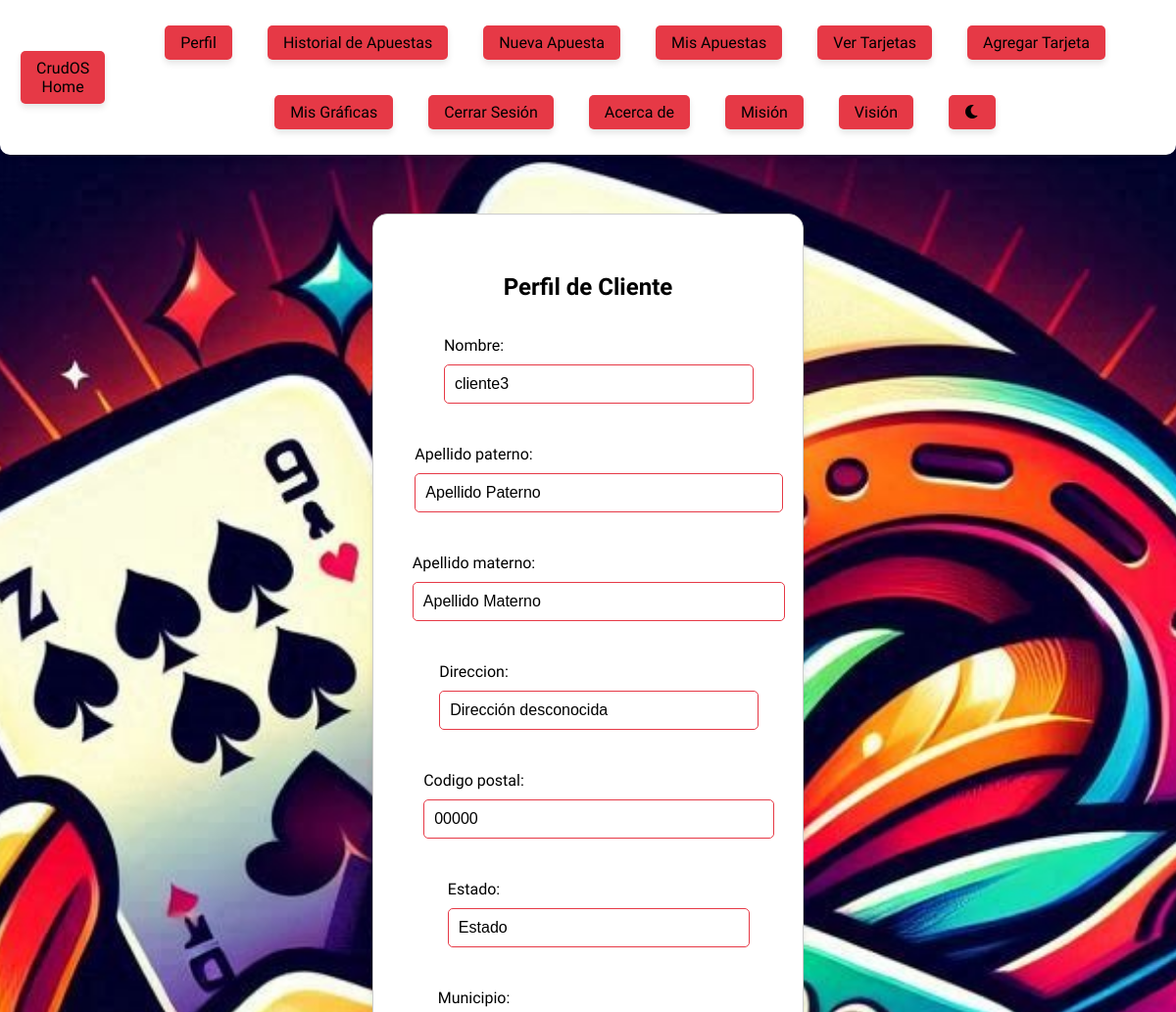
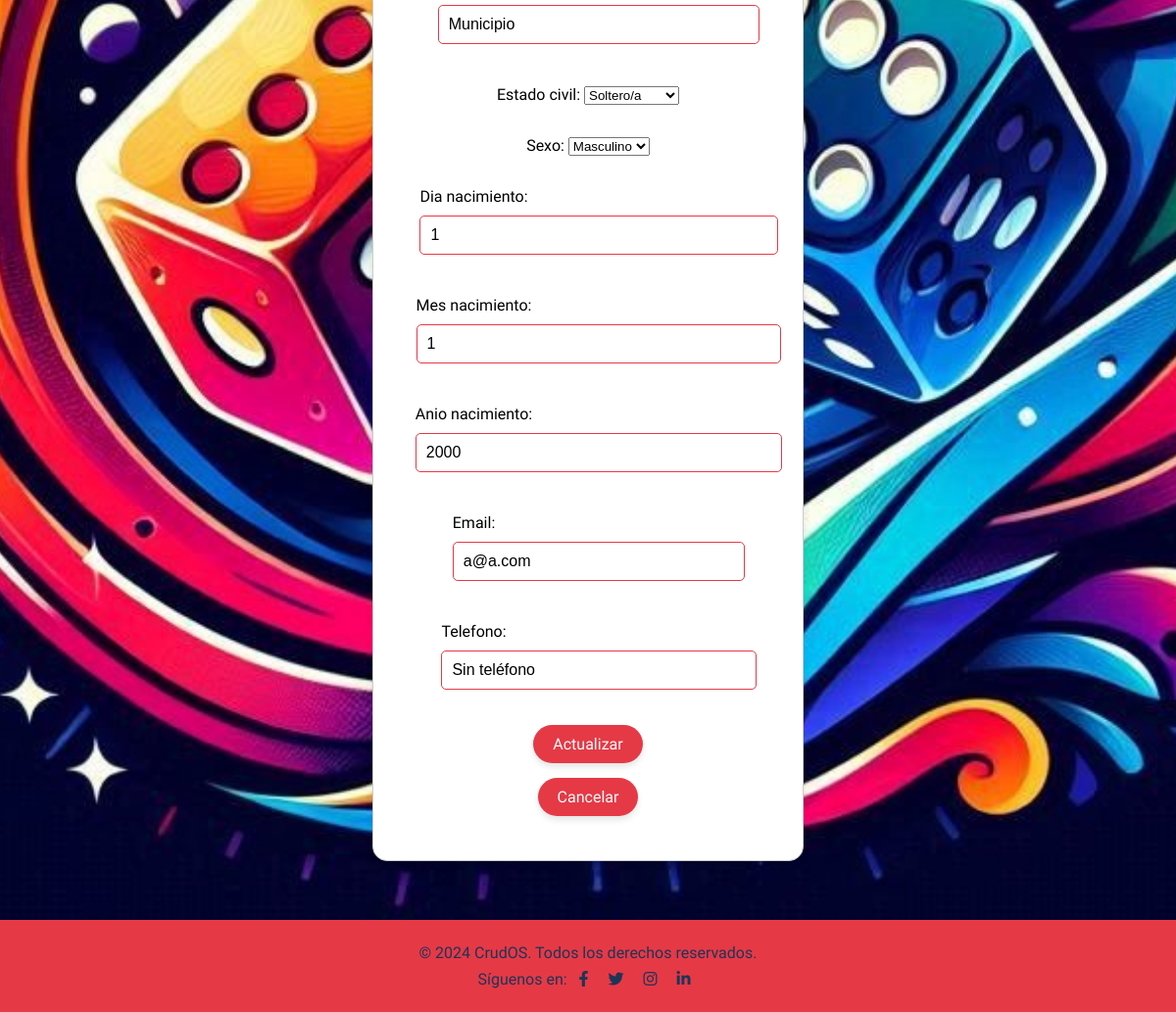
The app's page /clientes/perfil/ (signed in), older data (2 pictures, top to bottom).
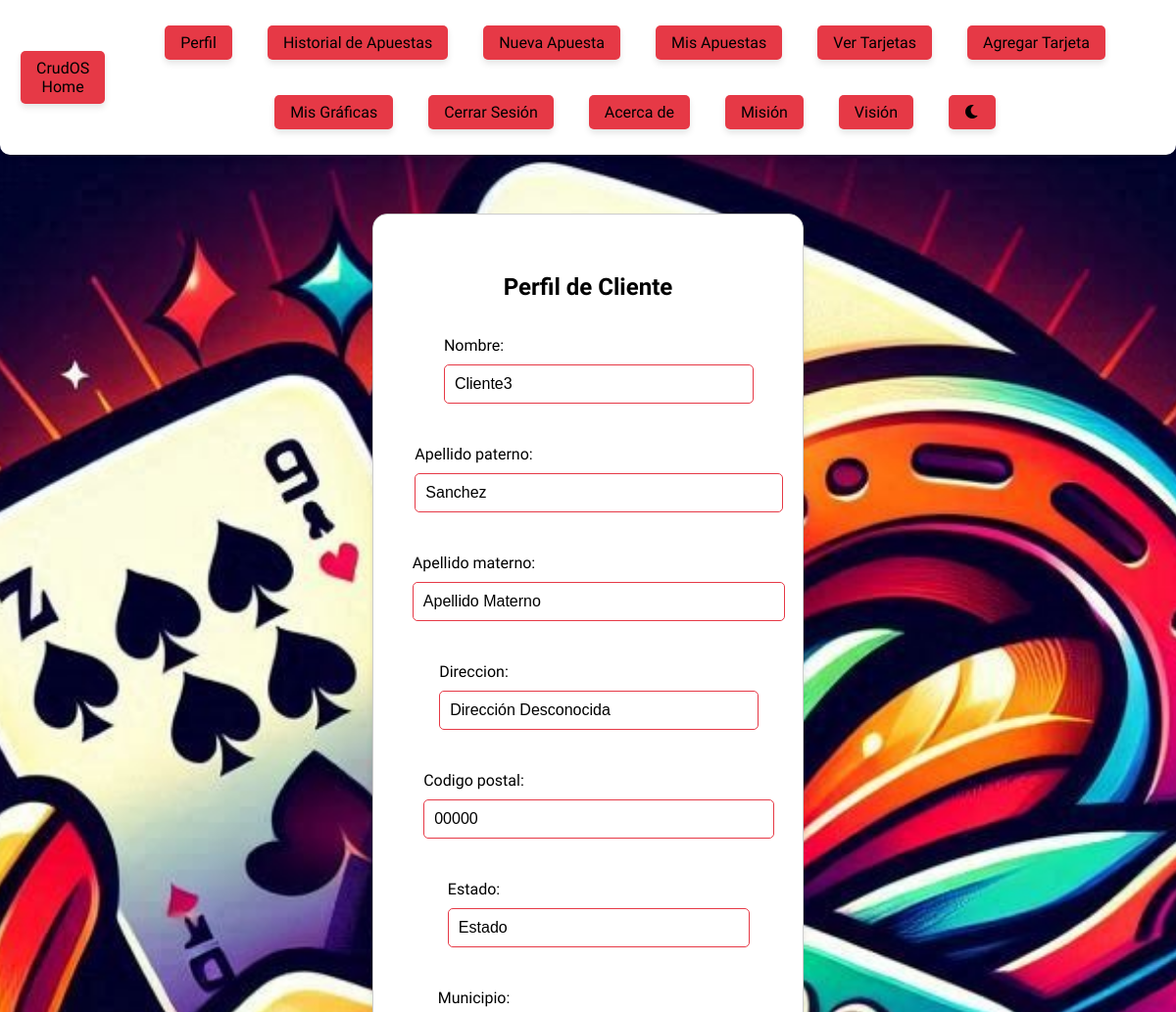
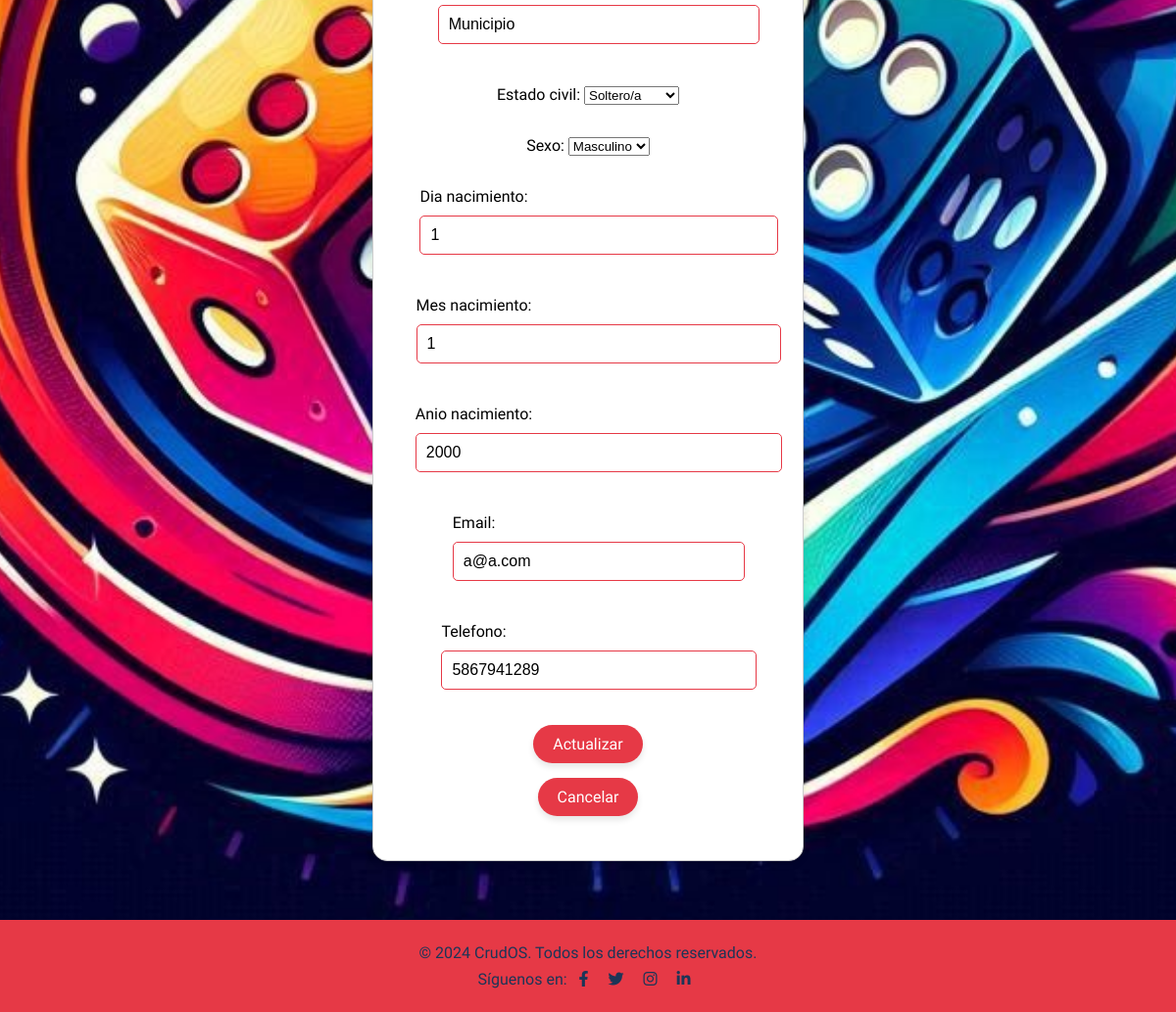
The same page, newer data (2 pictures, top to bottom).
### clientes/models.py (models this page shows, shortened)
class Cliente(models.Model):
    SEXO_CHOICES = [
        ('M', 'Masculino'),
        ('F', 'Femenino'),
        ('O', 'Otro'),
    ]
    ESTADO_CIVIL_CHOICES = [
        ('S', 'Soltero/a'),
        ('C', 'Casado/a'),
        ('D', 'Divorciado/a'),
        ('V', 'Viudo/a'),
    ]
    user = models.OneToOneField(User, on_delete=models.CASCADE)  # Relación uno a uno con el modelo User
    nombre = models.CharField(max_length=100)  # Nombre del cliente
    apellido_paterno = models.CharField(max_length=100, default='Apellido Paterno')  # Apellido paterno del cliente
    apellido_materno = models.CharField(max_length=100, default='Apellido Materno')  # Apellido materno del cliente
    direccion = models.CharField(max_length=255, default='Dirección desconocida')  # Dirección del cliente
    codigo_postal = models.CharField(max_length=10, default='00000')  # Código postal del cliente
    estado = models.CharField(max_length=100, default='Estado')  # Estado donde reside el cliente
    municipio = models.CharField(max_length=100, default='Municipio')  # Municipio donde reside el cliente
    estado_civil = models.CharField(max_length=1, choices=ESTADO_CIVIL_CHOICES, default='S')  # Estado civil del cliente
    sexo = models.CharField(max_length=1, choices=SEXO_CHOICES, default='M')  # Sexo del cliente
    dia_nacimiento = models.IntegerField(default=1)  # Día de nacimiento del cliente
    mes_nacimiento = models.IntegerField(default=1)  # Mes de nacimiento del cliente
    anio_nacimiento = models.IntegerField(default=2000)  # Año de nacimiento del cliente
    email = models.EmailField(unique=True)  # Email del cliente
    telefono = models.CharField(max_length=15, default='Sin teléfono', validators=[RegexValidator(regex=r'^\+?1?\d{9,15}$')])  # Teléfono del cliente
    fecha_registro = models.DateTimeField(auto_now_add=True)  # Fecha de registro del cliente
    class Meta:
        indexes = [
            models.Index(fields=['email']),
            models.Index(fields=['telefono']),
        ]

### clientes/views.py (the view)
# urls.py: path('perfil/', views.perfil_cliente, name='perfil_cliente'),  # Perfil del cliente
@login_required
def perfil_cliente(request):
    cliente = get_object_or_404(Cliente, user=request.user)
    if request.method == 'POST':
        form = ClienteForm(request.POST, instance=cliente)
        if form.is_valid():
            form.save()
            messages.success(request, 'Perfil actualizado exitosamente.')
            return redirect('perfil_cliente')
        else:
            print("Formulario inválido:", form.errors)
            print("Datos recibidos:", request.POST)
            messages.error(request, 'Error en el formulario. Por favor, revisa los datos.')
    else:
        form = ClienteForm(instance=cliente)
    return render(request, 'clientes/perfil_cliente.html', {'form': form})

### clientes/forms.py (shortened to what this page needs)
class ClienteForm(forms.ModelForm):
    class Meta:
        model = Cliente
        fields = [
            'nombre', 'apellido_paterno', 'apellido_materno', 'direccion',
            'codigo_postal', 'estado', 'municipio', 'estado_civil', 'sexo',
            'dia_nacimiento', 'mes_nacimiento', 'anio_nacimiento', 'email', 'telefono'
        ]

### clientes/templates/clientes/perfil_cliente.html (shortened to what this page needs)
{% extends 'clientes/base.html' %}
{% block content %}
<div class="form-container">
    <h2>Perfil de Cliente</h2>
    <form method="post">
        {{ form.as_p }}
        <button type="submit" class="nav-button">Actualizar</button>
        <button type="button" class="nav-button" onclick="location.href='{% url 'index' %}'">Cancelar</button>
    </form>
</div>
{% endblock %}

### clientes/templates/clientes/base.html (shortened to what this page needs)
<!DOCTYPE html>
<html lang="es">
<head>
    {% load static %}
    <link rel="stylesheet" href="{% static 'css/styles.css' %}">
    <link rel="stylesheet" href="https://cdnjs.cloudflare.com/ajax/libs/font-awesome/6.0.0-beta3/css/all.min.css">
</head>
<body class="{% if request.user.is_authenticated and request.user.profile.theme == 'dark' %}dark-mode{% else %}light-mode{% endif %}">
    <header>
        <nav class="navbar {% if request.user.is_authenticated and request.user.profile.theme == 'dark' %}dark-mode{% else %}light-mode{% endif %}">
            <div class="navbar-container">
                <div class="navbar-brand">
                    <a href="{% url 'index' %}" class="nav-button">CrudOS Home</a>
                </div>
                <ul class="navbar-links">
                    {% if user.is_authenticated %}
                        {% if user.is_staff %}
                            <li><a href="{% url 'admin_dashboard' %}" class="nav-button">Dashboard Admin</a></li>
                            <li><a href="{% url 'clientes_list' %}" class="nav-button">Ver Clientes</a></li>
                            <li><a href="{% url 'admin_user_list' %}" class="nav-button">Gestionar Usuarios</a></li>
                            <li><a href="{% url 'generar_reporte_csv' %}" class="nav-button">Reporte CSV</a></li>
                            <li><a href="{% url 'generar_reporte_excel' %}" class="nav-button">Reporte Excel</a></li>
                            <li><a href="{% url 'generar_reporte_historico_apuestas' %}" class="nav-button">Histórico de Apuestas (CSV)</a></li>
                            <li><a href="{% url 'generar_reporte_historico_apuestas_excel' %}" class="nav-button">Histórico de Apuestas (Excel)</a></li>
                            <li><a href="{% url 'graficas' %}" class="nav-button">Ver Gráficas</a></li>
                            <li><a href="{% url 'listar_tarjetas' %}" class="nav-button">Ver Tarjetas</a></li>
                            <li><a href="{% url 'manage_images' %}" class="nav-button">Gestionar Publicidad</a></li>
                            <li>
                                <form id="logout-form-admin" action="{% url 'logout_admin' %}" method="post" style="display: none;">
                                    {% csrf_token %}
                                </form>
                                <a href="#" class="nav-button" onclick="document.getElementById('logout-form-admin').submit();">Cerrar Sesión (Admin)</a>
                            </li>
                        {% else %}
                            <li><a href="{% url 'perfil_cliente' %}" class="nav-button">Perfil</a></li>
                            <li><a href="{% url 'historial_apuestas' %}" class="nav-button">Historial de Apuestas</a></li>
                            <li><a href="{% url 'apuesta_create' %}" class="nav-button">Nueva Apuesta</a></li>
                            <li><a href="{% url 'mis_apuestas' %}" class="nav-button">Mis Apuestas</a></li>
                            <li><a href="{% url 'listar_tarjetas_cliente' %}" class="nav-button">Ver Tarjetas</a></li>
                            <li><a href="{% url 'agregar_tarjeta' %}" class="nav-button">Agregar Tarjeta</a></li>
                            <li><a href="{% url 'graficas_cliente' %}" class="nav-button">Mis Gráficas</a></li>
                            <li>
                                <a href="#" class="nav-button" onclick="document.getElementById('logout-form').submit();">Cerrar Sesión</a>
                            </li>
                        {% endif %}
                    {% endif %}
                    <li><a href="{% url 'acerca_de' %}" class="nav-button">Acerca de</a></li>
                    <li><a href="{% url 'mision' %}" class="nav-button">Misión</a></li>
                    <li><a href="{% url 'vision' %}" class="nav-button">Visión</a></li>
                    <li>
                        <button id="mode-toggle" class="nav-button theme-toggle-button">
                            <i id="theme-icon" class="fas {% if request.user.is_authenticated and request.user.profile.theme == 'dark' %}fa-sun{% else %}fa-moon{% endif %}"></i>
                        </button>
                    </li>
                </ul>
            </div>
        </nav>
    </header>
    <main>
        <div class="publicidad-container">
            <div class="content">
                {% block content %}{% endblock %}
            </div>
        </div>
    </main>
    <footer>
        <div class="footer-content">
            <p>&copy; 2024 CrudOS. Todos los derechos reservados.</p>
            <p>Síguenos en:
                <a href="#"><i class="fab fa-facebook-f"></i></a>
                <a href="#"><i class="fab fa-twitter"></i></a>
                <a href="#"><i class="fab fa-instagram"></i></a>
                <a href="#"><i class="fab fa-linkedin-in"></i></a>
            </p>
        </div>
    </footer>
</body>
</html>

### static/css/styles.css (style rules this page uses)
:root { --primary-color: #e63946; --secondary-color: #1d3557; --accent-color: #f77f00; --background-color: #ffffff; --text-color: #000000; --light-bg: #f1faee; --dark-bg: #1d3557; --light-text: #1d3557; --dark-text: #f1faee; --dark-bg-gray: #1d3557; --dark-secondary-gray: #457b9d; --button-hover: #a8dadc; --input-border: #e63946; }
body { font-family: 'Snap ITC', sans-serif; margin: 0; padding: 0; transition: background-color 0.3s, color 0.3s; text-align: center; color: var(--text-color); display: flex; flex-direction: column; justify-content: center; align-items: center; background-color: var(--background-color); background-image: url("/static/img/Fondo.jpg"); background-repeat: no-repeat; background-size: cover; background-position: center center; background-attachment: fixed; }
body.light-mode { background-color: var(--background-color); color: var(--text-color); }
.navbar { background-color: var(--primary-color); padding: 1rem; box-shadow: 0 4px 6px rgba(0, 0, 0, 0.1); border-radius: 0 0 10px 10px; display: flex; justify-content: space-between; align-items: center; max-width: auto; margin: 0 auto; transition: background-color 0.3s; flex-wrap: wrap; }
.navbar-container { display: flex; justify-content: space-between; align-items: center; max-width: 1200px; margin: 0 auto; width: 100%; }
.navbar-brand { font-family: 'Snap ITC', sans-serif; font-size: 1.5rem; color: var(--background-color); text-decoration: none; }
.navbar-links { display: flex; gap: 1rem; transition: max-height 0.3s; }
.nav-link, .nav-button { color: var(--background-color); text-decoration: none; padding: 0.5rem 1rem; border-radius: 5px; transition: background-color 0.3s ease, transform 0.3s ease; background-color: var(--primary-color); border: none; cursor: pointer; font-size: 16px; display: inline-block; text-align: center; margin: 5px; box-shadow: 0 4px 6px rgba(0, 0, 0, 0.1); font-family: 'Snap ITC', sans-serif; }
.navbar.light-mode { background-color: var(--background-color); color: var(--text-color); }
.navbar ul { list-style-type: none; margin: 0; padding: 0; display: flex; flex-wrap: wrap; justify-content: center; }
.navbar li { margin: 5px; }
.navbar.light-mode a, .navbar.light-mode .nav-button { color: var(--text-color); }
.form-container { max-width: 800px; margin: 60px auto; padding: 40px; border: 1px solid var(--input-border); border-radius: 15px; transition: background-color 0.3s, border-color 0.3s; font-family: 'Snap ITC', sans-serif; text-align: left; box-shadow: 0 4px 6px rgba(0, 0, 0, 0.1); background-color: var(--background-color); color: var(--text-color); }
.form-container.light-mode { background-color: var(--background-color); border-color: #ccc; color: var(--text-color); }
.form-container h2, .form-container h1 { text-align: center; margin-bottom: 20px; }
.form-container form { display: flex; flex-direction: column; align-items: center; }
.form-container form input[type="text"], .form-container form input[type="email"], .form-container form input[type="password"], .form-container form input[type="number"], .form-container form textarea { padding: 10px; margin: 10px 0; border: 1px solid var(--input-border); border-radius: 5px; font-size: 16px; width: 100%; transition: background-color 0.3s, border-color 0.3s; color: var(--text-color); }
.form-container form button { padding: 10px 20px; background-color: var(--primary-color); color: var(--background-color); border: none; cursor: pointer; font-size: 16px; border-radius: 25px; transition: background-color 0.3s, transform 0.3s; box-shadow: 0 4px 6px rgba(0, 0, 0, 0.1); margin-top: 10px; font-family: 'Snap ITC', sans-serif; }
footer { background-color: var(--primary-color); color: var(--light-text); text-align: center; padding: 1rem 0; bottom: 0; width: 100%; }
.footer-content { max-width: 1200px; margin: 0 auto; }
.footer-content p { margin: 0.5rem 0; }
.footer-content a { color: var(--light-text); margin: 0 0.5rem; text-decoration: none; }

Row changes from the older to the newer data that the page shows:
changed Cliente "Apellido Materno": nombre "cliente3" → "Cliente3"; apellido_paterno "Apellido Paterno" → "Sanchez"; direccion "Dirección desconocida" → "Dirección Desconocida"; telefono "Sin teléfono" → "5867941289"
